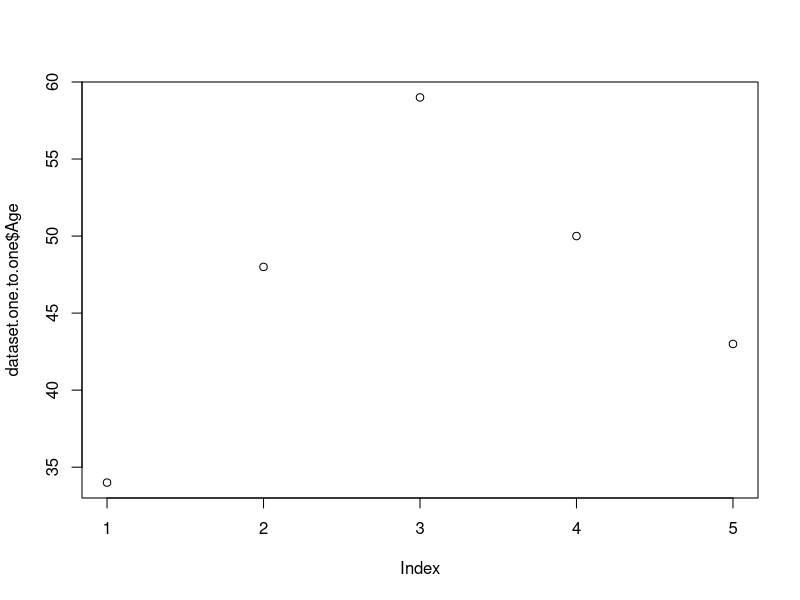
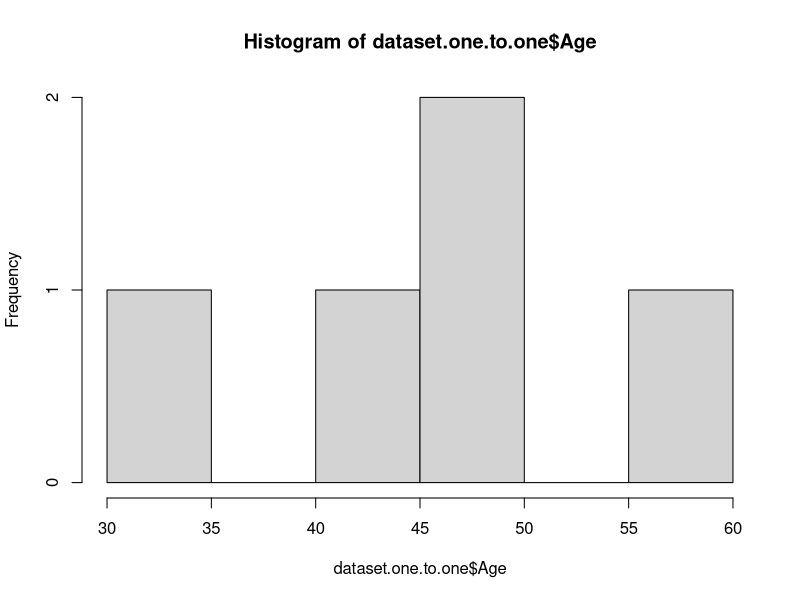
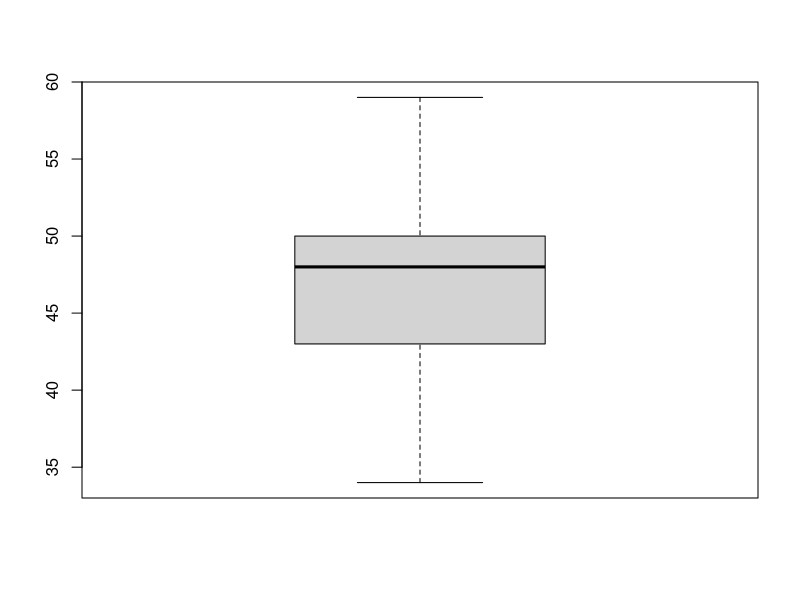

The R source for these figures, in order:
## ---- chunk 1
knitr::opts_chunk$set(echo = TRUE)
## ---- chunk 2

dataset.one.to.one <- read.csv("data.one.merged.csv")

mean(dataset.one.to.one$Age) # Returns 46.8 

median(dataset.one.to.one$Age) # Returns 48 

min(dataset.one.to.one$Age) # Returns 34 (Alice’s age) 

max(dataset.one.to.one$Age) # Returns 59 (Carol’s age) 

quantile(dataset.one.to.one$Age, 0.25) # Returns 43 

quantile(dataset.one.to.one$Age, 0.75) # Returns 50 

IQR(dataset.one.to.one$Age) # Returns 7 

sd(dataset.one.to.one$Age) # Returns 9.20326 

var(dataset.one.to.one$Age) # Returns 84.7

## ---- chunk 3

plot(dataset.one.to.one$Age)

## ---- chunk 4

hist(dataset.one.to.one$Age)

## ---- chunk 5

boxplot(dataset.one.to.one$Age)

## ---- chunk 6

table(dataset.one.to.one$ClubName)

## ---- chunk 7

Club.Distance.table <- table(Club = dataset.one.to.one$ClubName, "Distance in M" = dataset.one.to.one$Distance)

Club.Distance.table 

## ---- chunk 8

proportions(Club.Distance.table)

